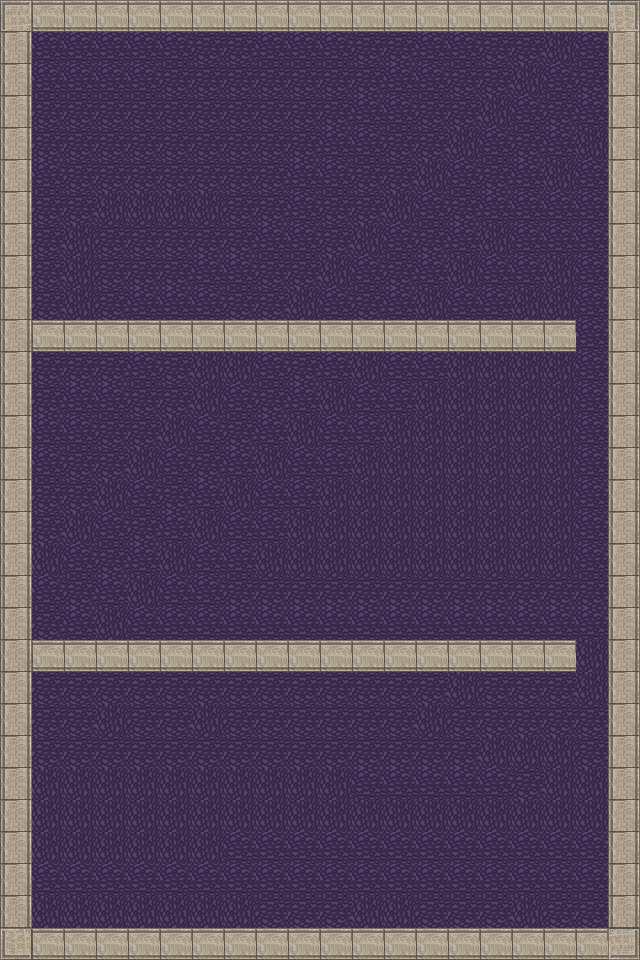

The image is a tile-based game level rendered from a .tmx file. Its description and source (layers, tilesets, objects; grid data summarised) follow:
An orthogonal 20x30 tile map with 32x32 px tiles, 2 tile layers (background, walls), 12 tilesets and 24 objects (7x block, 6x wall, 3x blue_enemy, 3x room, 2x door, ...).

<map version="1.0" orientation="orthogonal" width="20" height="30" tilewidth="32" tileheight="32">
 <tileset firstgid="1" name="dirt" tilewidth="32" tileheight="32">
  <image source="../textures/cobblestone.png" width="32" height="32" />
  <terraintypes>
   <terrain name="New Terrain" tile="-1" />
  </terraintypes>
 </tileset>
 <tileset firstgid="2" source="block.tsx" />
 <tileset firstgid="3" name="wall" tilewidth="32" tileheight="32">
  <image source="../textures/brick.png" width="32" height="32" />
 </tileset>
 <tileset firstgid="4" name="stone_wall_horizontal" tilewidth="32" tileheight="32">
  <image source="../textures/stone_wall_horizontal.png" width="32" height="32" />
 </tileset>
 <tileset firstgid="5" name="stone_wall_vertical" tilewidth="32" tileheight="32">
  <image source="../textures/stone_wall_vertical.png" width="32" height="32" />
 </tileset>
 <tileset firstgid="6" name="stone_wall_ll" tilewidth="32" tileheight="32">
  <image source="../textures/stone_wall_ll_corner.png" width="32" height="32" />
 </tileset>
 <tileset firstgid="7" name="stone_wall_lr" tilewidth="32" tileheight="32">
  <image source="../textures/stone_wall_lr_corner.png" width="32" height="32" />
 </tileset>
 <tileset firstgid="8" name="stone_wall_ul" tilewidth="32" tileheight="32">
  <image source="../textures/stone_wall_ul_corner.png" width="32" height="32" />
 </tileset>
 <tileset firstgid="9" name="stone_wall_ur" tilewidth="32" tileheight="32">
  <image source="../textures/stone_wall_ur_corner.png" width="32" height="32" />
 </tileset>
 <tileset firstgid="10" name="dark_indigo_cobblestone" tilewidth="32" tileheight="32">
  <image source="../textures/dark_indigo_cobblestone.png" width="32" height="32" />
 </tileset>
 <tileset firstgid="11" name="dark_indigo_2" tilewidth="32" tileheight="32">
  <image source="../textures/dark_indigo_cobblestone2.png" width="32" height="32" />
 </tileset>
 <tileset firstgid="12" name="dark_indigo_3" tilewidth="32" tileheight="32">
  <image source="../textures/dark_indigo_cobblestone3.png" width="32" height="32" />
 </tileset>
 <layer name="background" width="20" height="30">
  <data>[600 cells, 600 non-empty, 3 distinct tile ids]</data>
 </layer>
 <layer name="walls" width="20" height="30">
  <data>[600 cells, 130 non-empty, 6 distinct tile ids]</data>
 </layer>
 <objectgroup name="walls" width="20" height="30">
  <properties>
   <property name="name" value="walls" />
  </properties>
  <object name="wall" type="wall" x="0" y="0" width="32" height="960" />
  <object name="wall" type="wall" x="32" y="0" width="608" height="32" />
  <object name="wall" type="wall" x="608" y="32" width="32" height="928" />
  <object name="wall" type="wall" x="0" y="928" width="640" height="32" />
  <object name="wall" type="wall" x="0" y="640" width="576" height="32" />
  <object name="wall" type="wall" x="0" y="320" width="576" height="32" />
 </objectgroup>
 <objectgroup name="player_start" width="20" height="30" visible="0">
  <properties>
   <property name="name" value="player" />
  </properties>
  <object name="main_start" type="player_start" x="131" y="812" width="32" height="32" />
 </objectgroup>
 <objectgroup name="enemy" width="20" height="30" visible="0">
  <object name="enemy1" type="blue_enemy" x="179" y="515" width="32" height="32">
   <properties>
    <property name="dir" value="left" />
   </properties>
  </object>
  <object name="enemy2" type="blue_enemy" x="392" y="517" width="32" height="32">
   <properties>
    <property name="dir" value="right" />
   </properties>
  </object>
  <object name="enemy3" type="blue_enemy" x="277" y="415" width="32" height="32">
   <properties>
    <property name="dir" value="up" />
   </properties>
  </object>
 </objectgroup>
 <objectgroup name="environment" width="20" height="30" visible="0">
  <object name="door1" type="door" x="576" y="640" width="32" height="32" />
  <object name="door2" type="door" x="576" y="320" width="32" height="32" />
 </objectgroup>
 <objectgroup name="rooms" width="20" height="30" visible="0">
  <object name="room" type="room" x="0" y="0" width="640" height="352">
   <properties>
    <property name="id" value="3" />
   </properties>
  </object>
  <object name="room" type="room" x="0" y="320" width="640" height="352">
   <properties>
    <property name="id" value="2" />
   </properties>
  </object>
  <object name="room" type="room" x="0" y="640" width="640" height="320">
   <properties>
    <property name="id" value="1" />
   </properties>
  </object>
 </objectgroup>
 <objectgroup name="floor_objects" width="20" height="30" visible="0">
  <object name="switch1" type="floor_switch" x="96" y="736" width="32" height="32">
   <properties>
    <property name="sticky" value="true" />
   </properties>
  </object>
  <object name="switch2" type="floor_switch" x="416" y="736" width="32" height="32">
   <properties>
    <property name="sticky" value="true" />
   </properties>
  </object>
 </objectgroup>
 <objectgroup name="map_links" width="20" height="30" visible="0" />
 <objectgroup name="blocks" width="20" height="30" visible="0">
  <properties>
   <property name="push_dist" value="1" />
   <property name="push_speed" value="0.5" />
  </properties>
  <object name="movable_block" type="block" x="224" y="736" width="32" height="32">
   <properties>
    <property name="moveable" value="false" />
   </properties>
  </object>
  <object name="movable_block" type="block" x="288" y="736" width="32" height="32">
   <properties>
    <property name="moveable" value="true" />
   </properties>
  </object>
  <object name="movable_block" type="block" x="352" y="736" width="32" height="32">
   <properties>
    <property name="moveable" value="false" />
   </properties>
  </object>
  <object name="movable_block" type="block" x="96" y="736" width="32" height="32">
   <properties>
    <property name="moveable" value="true" />
   </properties>
  </object>
  <object name="movable_block" type="block" x="480" y="736" width="32" height="32">
   <properties>
    <property name="moveable" value="false" />
   </properties>
  </object>
  <object name="movable_block" type="block" x="416" y="736" width="32" height="32">
   <properties>
    <property name="moveable" value="true" />
   </properties>
  </object>
  <object name="movable_block" type="block" x="160" y="736" width="32" height="32">
   <properties>
    <property name="moveable" value="true" />
   </properties>
  </object>
 </objectgroup>
</map>
